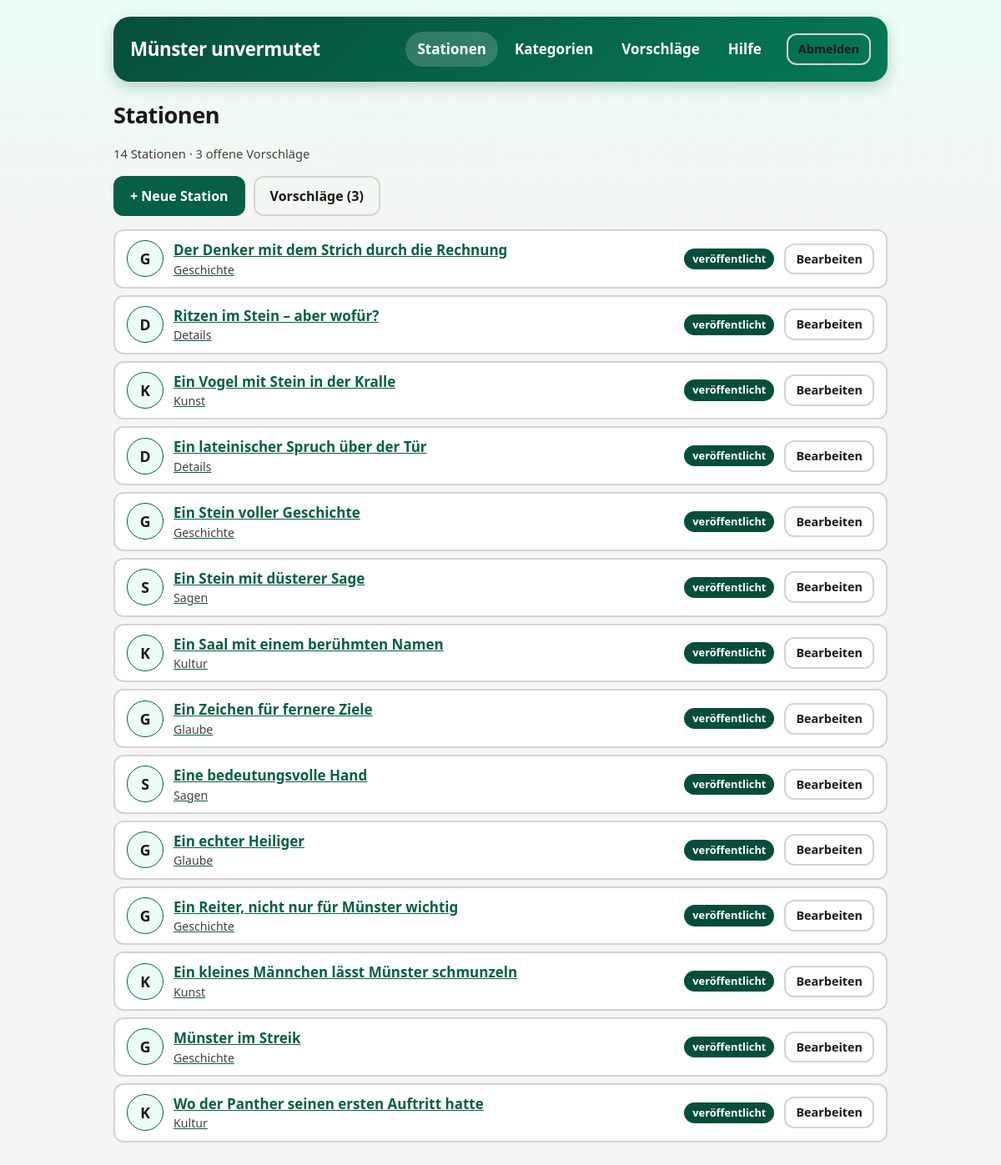
The page /admin/index.php (signed in) on the database its author committed.
### tables this page shows
CREATE TABLE stations (
    id TEXT PRIMARY KEY,
    number INTEGER NOT NULL,
    title TEXT NOT NULL,
    hint TEXT NOT NULL,
    lat NUMERIC NOT NULL,
    lon NUMERIC NOT NULL,
    correct_option_index INTEGER NOT NULL,
    solution_title TEXT NOT NULL,
    solution_caption TEXT,
    info TEXT NOT NULL,
    task_image TEXT NOT NULL,
    solution_image TEXT,
    category TEXT NOT NULL,
    status TEXT NOT NULL DEFAULT 'published'
        CHECK (status IN ('published', 'archived')),
    created_at TEXT NOT NULL,
    updated_at TEXT NOT NULL
);

CREATE TABLE categories (
    id TEXT PRIMARY KEY,
    name TEXT NOT NULL,
    description TEXT NOT NULL DEFAULT '',
    icon TEXT,
    color TEXT NOT NULL DEFAULT '#065f46'
        CHECK (length(color) = 7 AND color GLOB '#[0-9A-Fa-f][0-9A-Fa-f][0-9A-Fa-f][0-9A-Fa-f][0-9A-Fa-f][0-9A-Fa-f]'),
    created_at TEXT NOT NULL,
    updated_at TEXT NOT NULL
);

### includes/config.php (called while the page is built, shortened)
<?php
function config(string $key = null)
{
    static $config = null;
    if ($config === null) {
        $root = dirname(__DIR__);
        $config = [
            'root' => $root,
            'db_path' => $root . '/data/game.sqlite',
            'schema_path' => $root . '/setup/schema.sql',
            'upload_dir' => $root . '/uploads',
            'upload_url' => 'uploads',
            'upload_max_bytes' => 8 * 1024 * 1024,
            'upload_max_edge' => 4000,
            'session_name' => 'muenster_admin',
            'session_timeout' => 300,
            'login_max_attempts' => 5,
            'login_window' => 900,
            'suggest_max_per_hour' => 5,
            'allow_http_links' => true,
            'timezone' => 'Europe/Berlin',
        ];
        date_default_timezone_set($config['timezone']);
    }
    return $key === null ? $config : $config[$key];
}

### includes/database.php (called while the page is built, shortened)
<?php
require_once __DIR__ . '/config.php';
function db(): PDO
{
    static $pdo = null;
    if ($pdo === null) {
        $path = config('db_path');
        $isNew = !is_file($path);
        $pdo = new PDO('sqlite:' . $path, null, null, [
            PDO::ATTR_ERRMODE => PDO::ERRMODE_EXCEPTION,
            PDO::ATTR_DEFAULT_FETCH_MODE => PDO::FETCH_ASSOC,
            PDO::ATTR_EMULATE_PREPARES => false,
        ]);
        $pdo->exec('PRAGMA foreign_keys = ON');
        $pdo->exec('PRAGMA busy_timeout = 5000');
        $pdo->exec((string) file_get_contents(config('schema_path')));
    }
    return $pdo;
}

### includes/validation.php (called while the page is built, shortened)
<?php
require_once __DIR__ . '/config.php';
require_once __DIR__ . '/database.php';
function all_categories(): array
{
    return db()->query('SELECT id, name, description, icon, color FROM categories ORDER BY name COLLATE NOCASE')->fetchAll();
}

### includes/uploads.php (called while the page is built, shortened)
<?php
require_once __DIR__ . '/config.php';
function is_managed_upload(?string $path): bool
{
    return (bool) $path && (bool) preg_match('#^' . preg_quote(config('upload_url'), '#') . '/[a-f0-9]{32}\.(?:jpg|png)$#', $path);
}

### admin/index.php (the view, shortened to what this page needs)
<?php
require __DIR__ . '/_bootstrap.php';
$admin = require_admin();
$stations = db()->query('SELECT id, title, category, status, task_image FROM stations ORDER BY number')->fetchAll();
$categories = array_column(all_categories(), null, 'id');
$pending = (int) db()->query("SELECT COUNT(*) FROM station_suggestions WHERE status = 'pending'")->fetchColumn();
admin_header('Stationen', $admin);
?>
<h1 class="admin-title">Stationen</h1>
<p class="page-subtitle task-intro"><?= count($stations) ?> Stationen · <?= $pending ?> offene Vorschläge</p>
<div class="admin-toolbar">
  <a class="btn" href="station-edit.php">+ Neue Station</a>
  <a class="btn secondary" href="suggestions.php">Vorschläge (<?= $pending ?>)</a>
</div>
<ul class="station-list">
  <?php foreach ($stations as $s): $c = $categories[$s['category']] ?? null; $archived = $s['status'] !== 'published'; ?>
  <li class="station-item<?= $archived ? ' station-item--archived' : '' ?>">
    <span class="ico" aria-hidden="true"><?= category_ico($c) ?></span>
    <a class="admin-main" href="station-edit.php?id=<?= h(urlencode($s['id'])) ?>"><?= h($s['title']) ?>
      <small><?= h($c['name'] ?? $s['category']) ?><?= $s['task_image'] === '' ? ' · ⚠ Aufgabenbild fehlt' : '' ?></small></a>
    <span class="badge<?= $archived ? ' badge--archived' : '' ?>"><?= $archived ? 'archiviert' : 'veröffentlicht' ?></span>
    <span class="admin-actions">
      <a class="btn secondary small" href="station-edit.php?id=<?= h(urlencode($s['id'])) ?>">Bearbeiten</a>
    </span>
  </li>
  <?php endforeach; ?>
</ul>
<?php admin_footer();

### admin/_bootstrap.php (shortened to what this page needs)
<?php
require_once __DIR__ . '/../includes/config.php';
require_once __DIR__ . '/../includes/database.php';
require_once __DIR__ . '/../includes/validation.php';
require_once __DIR__ . '/../includes/uploads.php';
function h($value): string
{
    return htmlspecialchars((string) $value, ENT_QUOTES | ENT_SUBSTITUTE, 'UTF-8');
}
function admin_header(string $title, ?array $admin = null, string $extraHead = ''): void
{
    $current = basename((string) ($_SERVER['SCRIPT_NAME'] ?? ''));
    $nav = [
        'index.php' => ['Stationen', ['index.php', 'station-edit.php']],
        'categories.php' => ['Kategorien', ['categories.php', 'category-edit.php']],
        'suggestions.php' => ['Vorschläge', ['suggestions.php']],
        'help.php' => ['Hilfe', ['help.php']],
    ];
    echo '<!doctype html><html lang="de"><head><meta charset="utf-8">',
        '<meta name="viewport" content="width=device-width, initial-scale=1">',
        '<meta name="color-scheme" content="light dark">',
        '<meta name="robots" content="noindex,nofollow">',
        '<title>', h($title), ' – Admin Münster unvermutet</title>',
        '<link rel="stylesheet" href="admin.css">', $extraHead, '</head><body><div class="page">';
    echo '<header class="hero"><div class="admin-bar"><strong class="admin-brand">Münster unvermutet</strong>';
    if ($admin) {
        echo '<nav class="admin-nav" aria-label="Hauptnavigation">';
        foreach ($nav as $href => [$label, $pages]) {
            echo '<a href="', $href, '"', in_array($current, $pages, true) ? ' aria-current="page"' : '', '>', $label, '</a>';
        }
        echo '</nav><div class="admin-user">',
            '<form method="post" action="logout.php">', csrf_field(), '<button class="secondary small">Abmelden</button></form></div>';
    }
    echo '</div></header><main>';
}
function admin_footer(): void
{
    echo '</main></div></body></html>';
}
function category_ico(?array $category): string
{
    return h(mb_strtoupper(mb_substr((string) ($category['name'] ?? '?'), 0, 1)));
}

### admin/admin.css (style rules this page uses)
:root { font-family: system-ui, -apple-system, 'Segoe UI', sans-serif; color-scheme: light dark; --green: #065f46; --green-dark: #064e3b; --green-soft: #ecfdf5; --ink: #1c1917; --muted: #44403c; --bg: #f5f5f4; --bg-top: #ecfdf5; --surface: #fff; --surface-alt: #f5f5f4; --border: #d6d3d1; --border-soft: #e7e5e4; --link: #065f46; --focus: #f59e0b; --danger: #b91c1c; --danger-soft: #fee2e2; --ok-soft: #d1fae5; --hero-from: #064e3b; --hero-to: #047857; --hero-text: #d1fae5; --cat: #065f46; --cat-soft: #ecfdf5; --shadow: rgba(6, 78, 59, 0.25); }
* { box-sizing: border-box; }
body { margin: 0; background: linear-gradient(180deg, var(--bg-top) 0, var(--bg) 320px) no-repeat var(--bg); color: var(--ink); font-size: 1.0625rem; line-height: 1.5; }
a { color: var(--link); }
.page { max-width: 960px; margin: 0 auto; padding: 20px 16px 48px; }
.hero { background: linear-gradient(135deg, var(--hero-from), var(--hero-to)); color: #fff; border-radius: 20px; padding: 18px 20px; box-shadow: 0 6px 18px var(--shadow); margin-bottom: 20px; }
.hero h1, .hero .admin-brand { margin: 0; font-size: 1.4rem; letter-spacing: -0.02em; color: inherit; }
.admin-bar { display: flex; align-items: center; gap: 10px 16px; }
.admin-nav { display: flex; gap: 6px; margin-left: auto; }
.admin-nav a { color: inherit; text-decoration: none; font-weight: 700; padding: 8px 14px; border-radius: 999px; }
.admin-nav a:hover, .admin-nav a[aria-current='page'] { background: rgba(255, 255, 255, 0.18); }
.admin-user { display: flex; align-items: center; gap: 10px; font-size: 0.9rem; }
.admin-user form { margin: 0; }
h1.admin-title { font-size: 1.7rem; letter-spacing: -0.02em; margin: 0 0 4px; color: var(--ink); }
.admin-toolbar { display: flex; flex-wrap: wrap; gap: 10px; align-items: center; margin: 16px 0; }
button, .btn { cursor: pointer; font: inherit; font-size: 1rem; font-weight: 600; min-height: 44px; padding: 10px 18px; border-radius: 12px; border: 2px solid transparent; text-decoration: none; display: inline-flex; align-items: center; justify-content: center; gap: 6px; background: var(--green); color: #fff; transition: transform 0.18s ease, background-color 0.18s ease; }
button.secondary, .btn.secondary, .back-button { background: transparent; color: var(--ink); border-color: var(--border); font-weight: 700; }
button.small, .btn.small { min-height: 36px; padding: 6px 12px; font-size: 0.9rem; }
.task-intro, .muted { color: var(--muted); font-size: 0.92rem; }
.badge { display: inline-block; font-size: 0.8rem; font-weight: 700; padding: 3px 10px; border-radius: 999px; background: var(--green-dark); color: #fff; }
.station-list { list-style: none; margin: 16px 0 0; padding: 0; display: grid; gap: 8px; }
.station-item { display: flex; align-items: center; gap: 12px; background: var(--surface); color: var(--ink); border: 2px solid var(--border); border-radius: 12px; padding: 10px 14px; min-height: 60px; font-weight: 600; }
.station-item .ico { flex: 0 0 44px; height: 44px; border-radius: 50%; background: var(--cat-soft); border: 1px solid var(--cat); display: flex; align-items: center; justify-content: center; font-size: 1.1rem; font-weight: 800; overflow: hidden; }
.station-item .admin-main { flex: 1; min-width: 0; }
.station-item small { display: block; font-weight: 500; color: var(--muted); }
.admin-actions { display: flex; gap: 8px; flex-wrap: wrap; align-items: center; }

### rows shown on the page
stations: category.name "G", title "Der Denker mit dem Strich durch die Rechnung", category.name "Geschichte", status "veröffentlicht"
stations: category.name "D", title "Ritzen im Stein – aber wofür?", category.name "Details", status "veröffentlicht"
stations: category.name "K", title "Ein Vogel mit Stein in der Kralle", category.name "Kunst", status "veröffentlicht"
stations: category.name "D", title "Ein lateinischer Spruch über der Tür", category.name "Details", status "veröffentlicht"
stations: category.name "G", title "Ein Stein voller Geschichte", category.name "Geschichte", status "veröffentlicht"
stations: category.name "S", title "Ein Stein mit düsterer Sage", category.name "Sagen", status "veröffentlicht"
stations: category.name "K", title "Ein Saal mit einem berühmten Namen", category.name "Kultur", status "veröffentlicht"
stations: category.name "G", title "Ein Zeichen für fernere Ziele", category.name "Glaube", status "veröffentlicht"
stations: category.name "S", title "Eine bedeutungsvolle Hand", category.name "Sagen", status "veröffentlicht"
stations: category.name "G", title "Ein echter Heiliger", category.name "Glaube", status "veröffentlicht"
stations: category.name "G", title "Ein Reiter, nicht nur für Münster wichtig", category.name "Geschichte", status "veröffentlicht"
stations: category.name "K", title "Ein kleines Männchen lässt Münster schmunzeln", category.name "Kunst", status "veröffentlicht"
stations: category.name "G", title "Münster im Streik", category.name "Geschichte", status "veröffentlicht"
stations: category.name "K", title "Wo der Panther seinen ersten Auftritt hatte", category.name "Kultur", status "veröffentlicht"

### other values the page prints
$label "Stationen"
$label "Kategorien"
$label "Vorschläge"
$label "Hilfe"
count($stations) "14"
$pending "3"
